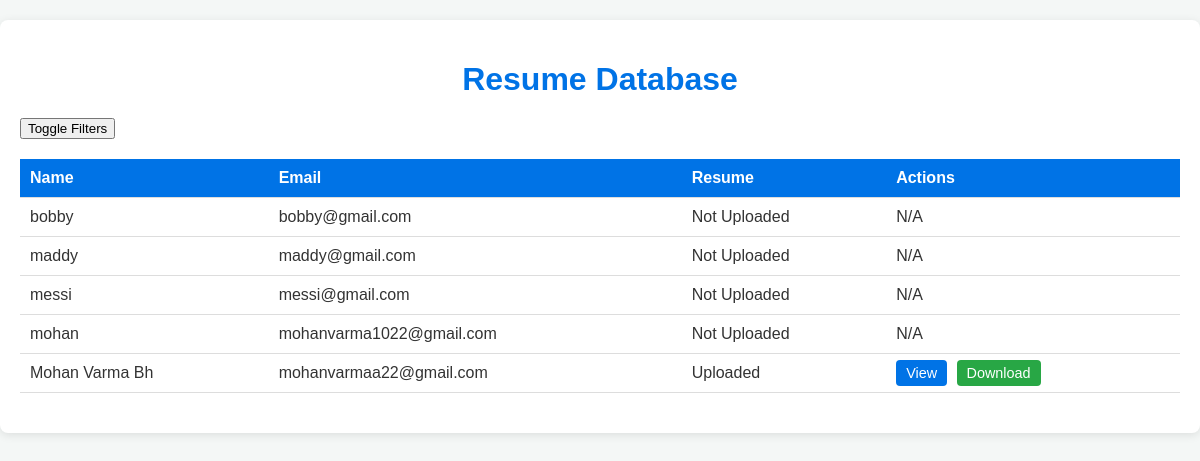
Before: /resume-database/ with the older database file.
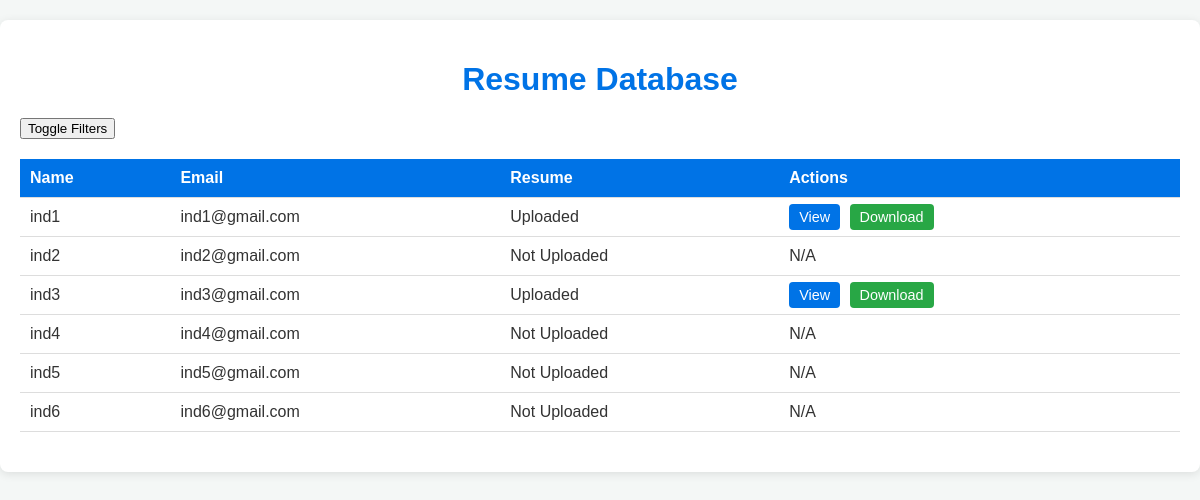
After: the same page with the newer database file.
### users/models.py (models this page shows, shortened)
class IndividualProfile(models.Model):
    user = models.OneToOneField(settings.AUTH_USER_MODEL, on_delete=models.CASCADE)
    profile_picture = models.ImageField(upload_to='profile_pictures/', blank=True, null=True)
    location = models.CharField(max_length=255, blank=True, null=True) # 3
    tagline = models.CharField(max_length=255, blank=True, null=True)
    availability_status = models.CharField(max_length=50, choices=[
        ('actively_looking', 'Actively Looking'),
        ('not_available', 'Not Available'),
        ('open_to_offers', 'Open to Offers')
    ], default='open_to_offers') #3
    about_me = models.TextField(blank=True, null=True)
    key_skills = models.JSONField(blank=True, null=True)  # Store as a list of skills 1
    industries_of_interest = models.JSONField(blank=True, null=True)  # Store as a list 2
    desired_role = models.CharField(max_length=255, blank=True, null=True)
    desired_location = models.CharField(max_length=255, blank=True, null=True)
    work_type = models.CharField(max_length=50, choices=[
        ('remote', 'Remote'),
        ('hybrid', 'Hybrid'),
        ('on_site', 'On-Site')
    ], default='remote') #4
    salary_expected = models.DecimalField(max_digits=10, decimal_places=2, blank=True, null=True)
    current_position_title = models.CharField(max_length=255, blank=True, null=True)
    current_company = models.CharField(max_length=255, blank=True, null=True)
    current_duration = models.CharField(max_length=255, blank=True, null=True)
    key_responsibilities = models.TextField(blank=True, null=True)
    qualification = models.CharField(max_length=255, blank=True, null=True)#5
    institution = models.CharField(max_length=255, blank=True, null=True)
    year_of_completion = models.IntegerField(blank=True, null=True)
    certifications = models.JSONField(blank=True, null=True)  # Store as a list 6
    projects = models.JSONField(blank=True, null=True)  # Store projects as a list of dicts
    awards = models.JSONField(blank=True, null=True)  # Store awards as a list
    publications = models.JSONField(blank=True, null=True)  # Store publications as a list
    hobbies = models.JSONField(blank=True, null=True)  # Store as a list
    resume = models.FileField(upload_to='resumes/', blank=True, null=True)

class CustomUser(AbstractUser):
    USER_TYPE_CHOICES = (
        ('individual', 'Individual'),
        ('company', 'Company'),
    )
    user_type = models.CharField(max_length=10, choices=USER_TYPE_CHOICES, default='company')
    company_name = models.CharField(max_length=255, null=True, blank=True)
    company_website = models.URLField(max_length=200, null=True, blank=True)
    industry = models.CharField(max_length=100, null=True, blank=True)
    company_size = models.CharField(max_length=20, null=True, blank=True)
    company_type = models.CharField(max_length=255, null=True, blank=True)
    designation = models.CharField(max_length=255, null=True, blank=True)
    phone_number = models.CharField(max_length=15, null=True, blank=True)
    bcommune_profile = models.URLField(null=True, blank=True)
    profile_picture = models.ImageField(upload_to='profile_pics/', blank=True, null=True)
    about_company = models.TextField(null=True, blank=True)  # About the Company
    founding_year = models.PositiveIntegerField(null=True, blank=True)  # Establishment Year
    headquarters = models.CharField(max_length=255, null=True, blank=True)  # Headquarters Location
    branches = models.TextField(null=True, blank=True)
    business_registration_number = models.CharField(max_length=100, null=True, blank=True)
    legal_structure = models.CharField(
        max_length=50,
        choices=[
            ('LLP', 'LLP'),
            ('Pvt Ltd', 'Private Limited'),
            ('Partnership', 'Partnership'),
            ('Sole Proprietorship', 'Sole Proprietorship'),
            ('Others', 'Others'),
        ],
        null=True,
        blank=True
    )
    core_services = models.TextField(null=True, blank=True)
    social_media_links = models.JSONField(default=dict, blank=True)  # Example: {"facebook": "", "linkedin": "", "twitter": ""}
    portfolio = models.TextField(null=True, blank=True)

### users/views.py (the view)
# urls.py: path('resume-database/', views.resume_database, name='resume_database'),
def resume_database(request):
    filters = {
        'location': request.GET.get('location', ''),
        'role': request.GET.get('role', ''),
        'qualification': request.GET.get('qualification', ''),
        'experience': request.GET.get('experience', ''),
        'key_skills': request.GET.get('key_skills', ''),
        'min_salary': request.GET.get('min_salary', ''),
        'max_salary': request.GET.get('max_salary', ''),
        'work_type': request.GET.get('work_type', ''),
        'availability_status': request.GET.get('availability_status', ''),
    }
    profiles = IndividualProfile.objects.all()
    if filters['location']:
        profiles = profiles.filter(location__icontains=filters['location'])
    if filters['role']:
        profiles = profiles.filter(desired_role__icontains=filters['role'])  # Changed 'role' to 'desired_role'
    if filters['qualification']:
        profiles = profiles.filter(qualification__icontains=filters['qualification'])
    if filters['experience']:
        profiles = profiles.filter(current_duration__gte=filters['experience'])  # Assuming experience is stored in 'current_duration'
    if filters['key_skills']:  # Changed from 'skills' to 'key_skills'
        profiles = profiles.filter(key_skills__icontains=filters['key_skills'])  # Changed 'skills' to 'key_skills'
    if filters['min_salary']:
        profiles = profiles.filter(salary_expected__gte=filters['min_salary'])
    if filters['max_salary']:
        profiles = profiles.filter(salary_expected__lte=filters['max_salary'])
    if filters['work_type']:
        profiles = profiles.filter(work_type=filters['work_type'])
    if filters['availability_status']:
        profiles = profiles.filter(availability_status=filters['availability_status'])
    return render(request, 'resume_database.html', {'profiles': profiles, 'filters': filters})

### users/templates/resume_database.html (shortened to what this page needs)
{% load static %}
<!DOCTYPE html>
<html lang="en">
<head>
</head>
<body>
    <div class="container">
        <h1>Resume Database</h1>
        <button onclick="toggleFilters()">Toggle Filters</button>
        <table>
            <thead>
                <tr>
                    <th>Name</th>
                    <th>Email</th>
                    <th>Resume</th>
                    <th>Actions</th>
                </tr>
            </thead>
            <tbody>
                {% for profile in profiles %}
                    <tr>
                        <td>{{ profile.user.first_name }} {{ profile.user.last_name }}</td>
                        <td>{{ profile.user.email }}</td>
                        <td>
                            {% if profile.resume %}
                                Uploaded
                            {% else %}
                                Not Uploaded
                            {% endif %}
                        </td>
                        <td class="actions">
                            {% if profile.resume %}
                                <a href="{{ profile.resume.url }}" target="_blank" class="view-btn">View</a>
                                <a href="{{ profile.resume.url }}" download="{{ profile.user.first_name }}_resume.pdf" class="download-btn">Download</a>
                            {% else %}
                                N/A
                            {% endif %}
                        </td>
                    </tr>
                {% endfor %}
            </tbody>
        </table>
    </div>
</body>
</html>

Changed rows visible on the page:
changed IndividualProfile: user.first_name "bobby" → "ind1"; user.email "bobby@gmail.com" → "ind1@gmail.com"; resume "Not Uploaded N/A" → "Uploaded View Download"
changed IndividualProfile: user.first_name "maddy" → "ind2"; user.email "maddy@gmail.com" → "ind2@gmail.com"
changed IndividualProfile: user.first_name "messi" → "ind3"; user.email "messi@gmail.com" → "ind3@gmail.com"; resume "Not Uploaded N/A" → "Uploaded View Download"
changed IndividualProfile: user.first_name "mohan" → "ind4"; user.email "mohanvarma1022@gmail.com" → "ind4@gmail.com"
changed IndividualProfile: user.first_name "Mohan Varma Bh" → "ind5"; user.email "mohanvarmaa22@gmail.com" → "ind5@gmail.com"; resume "Uploaded View Download" → "Not Uploaded N/A"
added IndividualProfile: user.first_name "ind6", user.email "ind6@gmail.com", resume "Not Uploaded"
